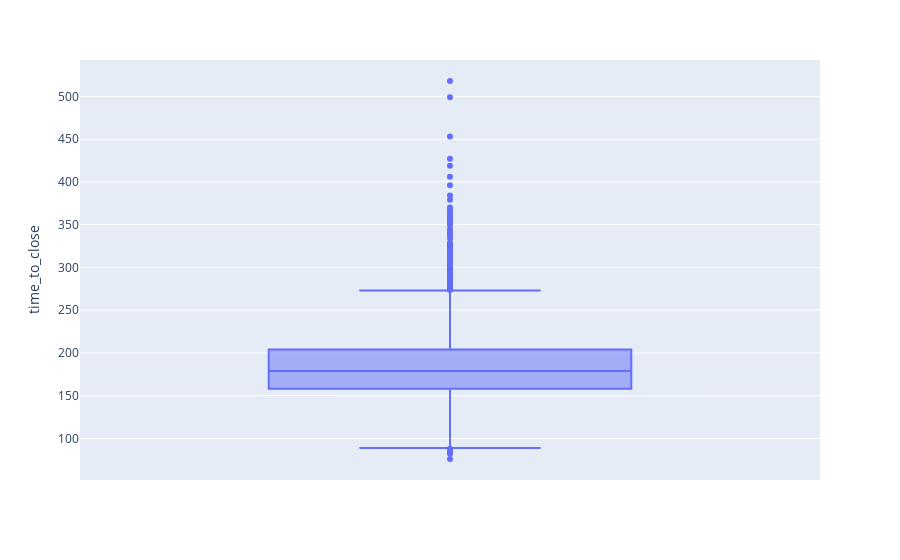

The code cell stored with this chart in its notebook:
### Markdown cell above
## TASK 3 - Describe the Distribution of Time to Close for all claims and include Visualization

### Code cell
#Box Plot illustrating the breakdown of time to close and summary statistics

fig = px.box(df, y="time_to_close")
print(f'mean: {df.time_to_close.mean()}')
print(f'median: {df.time_to_close.median()}')
print(f'min: {df.time_to_close.min()}')
print(f'max: {df.time_to_close.max()}')
fig.show()

### Figure 1 — Plotly figure (JSON) as saved in the notebook; plotly's stock layout.template omitted (floating-point values rounded to 4 significant figures; data arrays with more than 128 entries replaced by an {"elided": "..."} marker saying what was removed)
{"data": [{"alignmentgroup": "True", "hovertemplate": "time_to_close=%{y}<extra></extra>", "legendgroup": "", "marker": {"color": "#636efa"}, "name": "", "notched": false, "offsetgroup": "", "orientation": "v", "showlegend": false, "x0": " ", "xaxis": "x", "y": {"elided": "2000 int values"}, "y0": " ", "yaxis": "y", "type": "box"}], "layout": {"xaxis": {"anchor": "y", "domain": [0, 1]}, "yaxis": {"anchor": "x", "domain": [0, 1], "title": {"text": "time_to_close"}}, "legend": {"tracegroupgap": 0}, "margin": {"t": 60}, "boxmode": "group"}}
